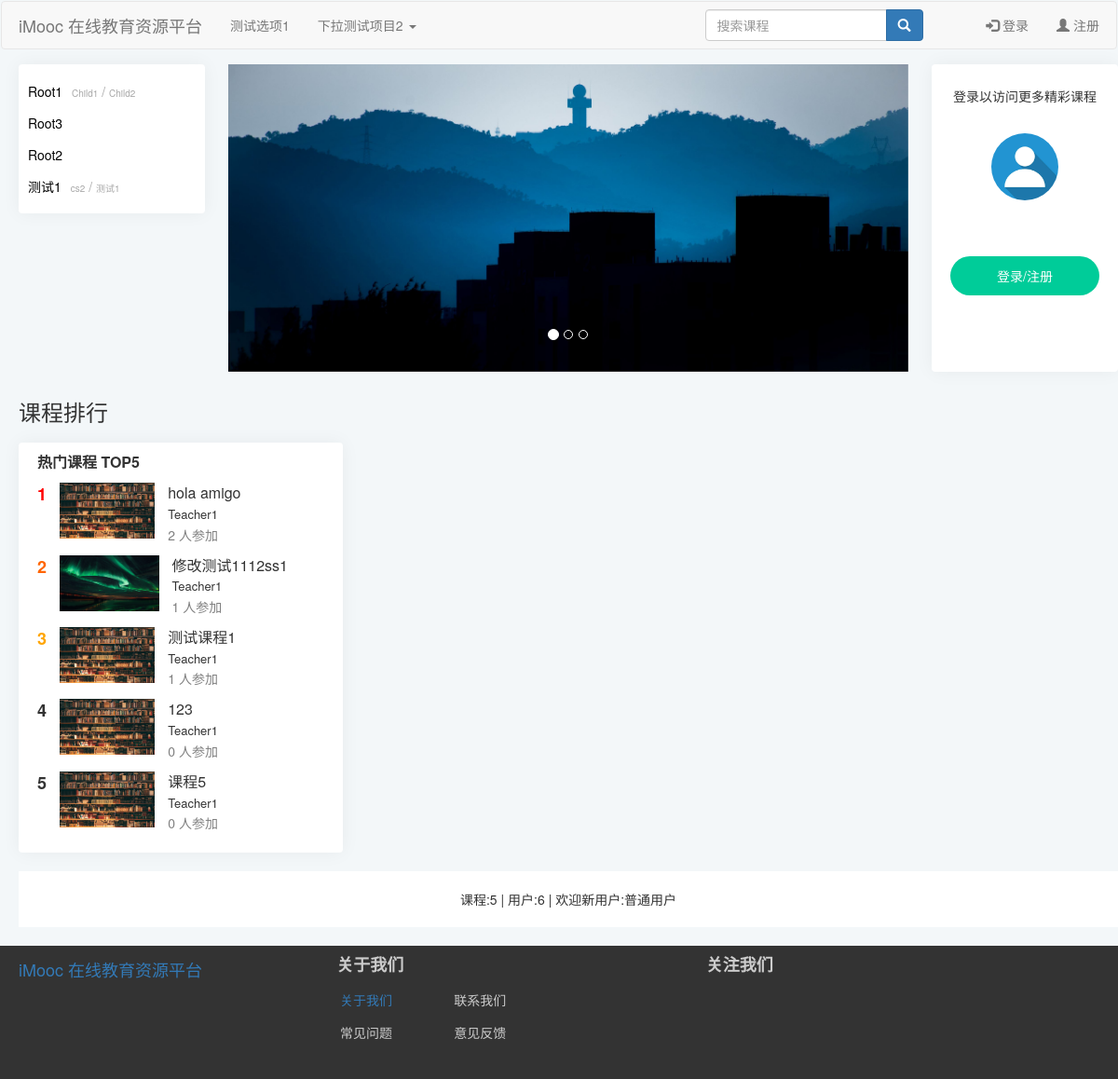
The app's page /, older data.
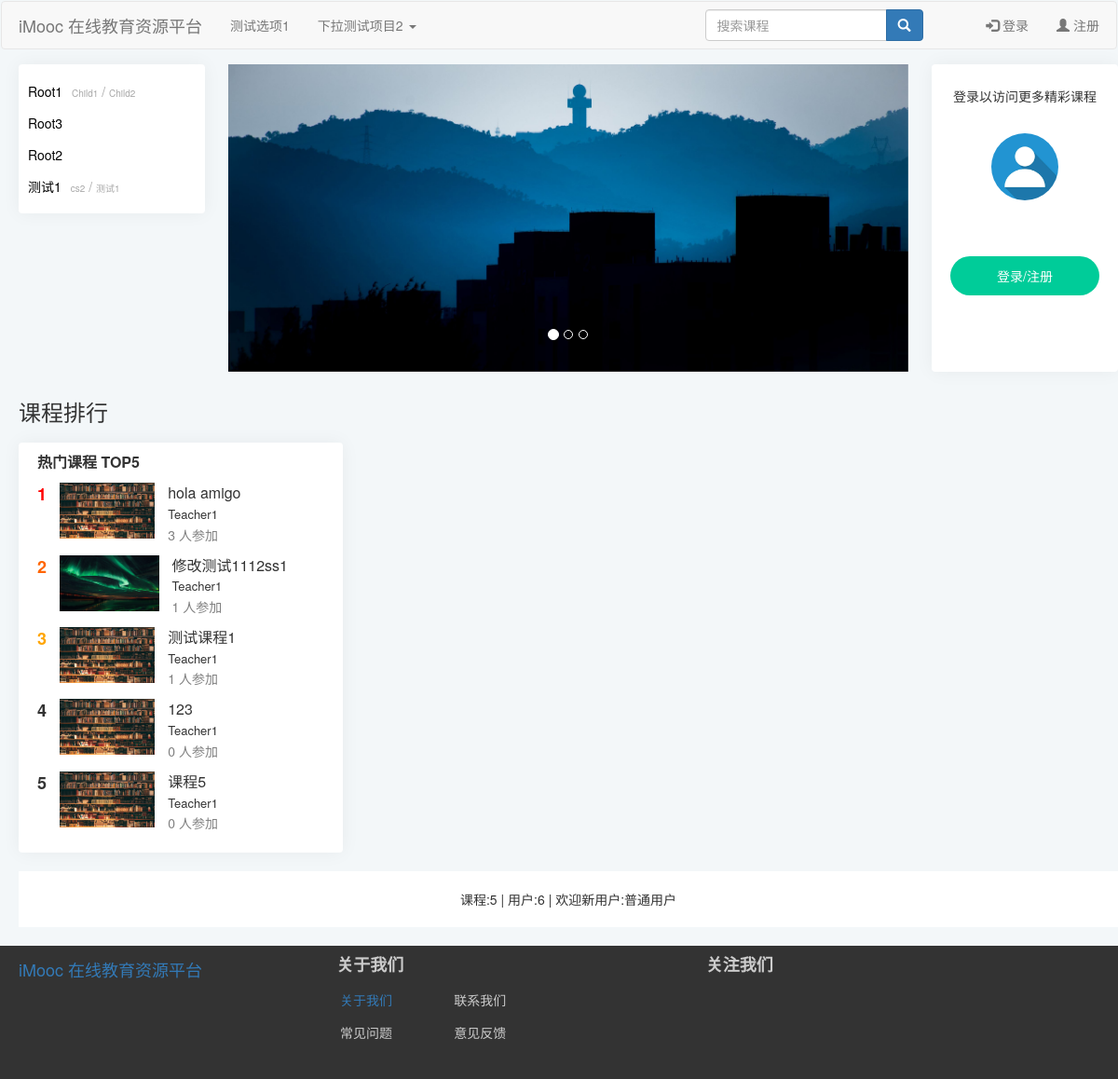
The same page, newer data.
### index/models.py (models this page shows, shortened)
class CourseCategory(models.Model):
    CategoryID = models.AutoField(primary_key=True, verbose_name="分类编号")
    CategoryName = models.CharField(verbose_name="分类名", max_length=64)
    Is_Root = models.BooleanField(verbose_name="根分类", default=True, editable=False)
    DisplayOrder = models.PositiveIntegerField(verbose_name="显示顺序", default=1)
    ParentID = models.ForeignKey(
        "self",
        on_delete=models.CASCADE,
        limit_choices_to={"Is_Root": 1},
        null=True,
        blank=True,
    )
    def __str__(self) -> str:
        return self.CategoryName
    class Meta:
        ordering = ["-CategoryID"]
        verbose_name = "课程分类"
        verbose_name_plural = "课程分类"

class Course(models.Model):
    status = (
        ("1", "未开课"),
        ("2", "已开课"),
        ("3", "已结课"),
    )
    Course_Name = models.CharField(verbose_name="课程名称", max_length=64)
    Course_Teacher = models.ForeignKey(
        "Users",
        on_delete=models.CASCADE,
        limit_choices_to={"access": "teacher"},
        null=True,
        blank=True,
        related_name="teacher",
    )
    Course_Info = models.TextField(verbose_name="课程说明", default="暂未设置")
    Course_Goal = models.TextField(verbose_name="课程目标", default="暂未设置")
    Grade_Requirements = models.TextField(verbose_name="成绩要求", default="暂未设置")
    Reference = models.TextField(verbose_name="参考资料", default="暂未设置")
    QA = models.TextField(verbose_name="常见问题", null=True, blank=True, default="暂未设置")
    Course_Img = models.ImageField(
        verbose_name="课程图片",
        null=True,
        upload_to="Course_Img",
        blank=True,
        default="material/defaultCourseImage.jpg",
    )
    Stu_Count = models.PositiveIntegerField(verbose_name="选课人数", default=0)
    Course_Chapter = models.TextField(
        verbose_name="课程章节",
        null=True,
        blank=True,
        default='[{"title":"New Node","key":"1"}]',
    )
    Course_Category = models.ForeignKey(
        "CourseCategory",
        verbose_name="课程分类",
        on_delete=models.CASCADE,
        limit_choices_to={"Is_Root": 0},
        null=True,
        blank=True,
    )
    View_Count = models.PositiveIntegerField(verbose_name="访问人数", default=0)
    Status = models.CharField(
        verbose_name="课程状态", max_length=16, choices=status, default="1"
    )
    Starting_Time = models.DateTimeField(verbose_name="开课时间", auto_now_add=True)
    Ending_Time = models.DateTimeField(verbose_name="结课时间")
    class Meta:
        ordering = ["-Starting_Time"]
        verbose_name = "课程"
        verbose_name_plural = "课程"

class Users(models.Model):
    gender = (
        ("male", "男"),
        ("female", "女"),
        ("default", "保密"),
    )
    access = (
        ("banned", "封禁用户"),
        ("guest", "访客"),
        ("student", "学生"),
        ("teacher", "教师"),
    )
    profile_picture = models.ImageField(
        verbose_name="头像",
        null=True,
        upload_to="avatar",
        blank=True,
        default="avatar/default-profile-picture.jpg",
    )
    name = models.CharField(
        verbose_name="*用户名", max_length=128, unique=True, null=False
    )  # 昵称
    real_name = models.CharField(
        verbose_name="真实姓名", max_length=64, null=True, blank=True
    )  # 真实姓名
    password = models.CharField(
        verbose_name="*密码", max_length=256, editable=False
    )  # 密码
    email = models.EmailField(verbose_name="*电子邮箱", unique=True)  # 邮箱
    phone_number = models.CharField(
        verbose_name="手机号码", max_length=32, unique=True, null=True, blank=True
    )  # 手机号码
    access = models.CharField(
        verbose_name="*权限等级", max_length=16, choices=access, default="guest"
    )  # 权限级别
    selected_courses = models.ManyToManyField("Course", related_name="students")  # 已选课程
    sex = models.CharField(
        verbose_name="*性别", max_length=32, choices=gender, default="default"
    )  # 性别
    create_time = models.DateTimeField(verbose_name="账号创建时间", auto_now_add=True)  # 创建时间
    is_deleted = models.BooleanField(
        verbose_name="删除标记", default=False, editable=False
    )  # 删除标记
    def __str__(self) -> str:
        return self.name
    class Meta:
        ordering = ["-create_time"]
        verbose_name = "用户"
        verbose_name_plural = "用户"

### index/views.py (the view)
# urls.py: path('',include('index.urls')),
def index(request):
    rootlist, dict = VF.Get_Category()
    (
        userCount,
        newestUser,
        courseCount,
    ) = VF.Get_Website_Info().values()  # locals()以字典形式返回所有局部变量，要用values()取出值，否则获取的为key
    recommendCourses = VF.Get_Recommend_Courses()
    return render(request, "index/indexpage.html", locals())

### index/functions/viewFunction.py (called while the page is built)
def Get_Category(): #获取分类信息
    root = models.CourseCategory.objects.filter(Is_Root=True).order_by('DisplayOrder')
    rootlist=[]
    dict={}
    for i in range(root.count()):
        Child = models.CourseCategory.objects.filter(ParentID=root[i].CategoryID).order_by('DisplayOrder')
        ChildCategory = []
        for j in range(Child.count()):
            ChildCategory.append(str(Child[j]))
        rootlist.append(str(root[i]))
        dict[str(root[i])]=ChildCategory
    return rootlist,dict

def Get_Website_Info(): #获取网站统计数据
    userCount = models.Users.objects.all().count()
    newestUser = models.Users.objects.latest('create_time')
    courseCount = models.Course.objects.all().count()
    return locals() #locals()以字典形式返回所有局部变量

def Get_Recommend_Courses():    #获取课程排行信息
    recommendCourses = models.Course.objects.all().order_by('-Stu_Count')[:5]
    return recommendCourses

### index/templates/index/indexpage.html (shortened to what this page needs)
{% extends 'index/index.html' %}
{% load static %}
{% load threadedcomments_tags %}
    {% block extrastatic %}
    <link rel="stylesheet" type="text/css" href="{% static 'index/css/indexpage.css' %}">
    {% endblock %}
    {% block content %}
    <div class="container">
        <div class="category">
            <div id="category-container">
                {% for root,ChildCategory in dict.items %}
                <div class="content">
                    <a class="header" href="#">{{root}}</a>
                    {% for child in ChildCategory %}
                    <a class="item" href="#">{{child}}</a>
                    {% if not forloop.last %}
                    <p>/</p>
                    {% endif %}
                    {% endfor %}
                </div>
                {% endfor %}
            </div>
        </div>
        <div id="indexCarousel" class="carousel slide" data-ride="carousel">
            <ol class="carousel-indicators">
                <li data-target="#indexCarousel" data-slide-to="0" class="active"></li>
                <li data-target="#indexCarousel" data-slide-to="1"></li>
                <li data-target="#indexCarousel" data-slide-to="2"></li>
            </ol>
            <div class="carousel-inner">
                <div class="item active">
                    <img src="/media/material/AMD04661.jpg" alt="First slide">
                </div>
            </div>
        </div>
        <div class="userInfo">
            <div id="userInfo-container">
                {% if request.session.is_login == True %}
                <div class="avatar">
                    <img class="img-circle img-responsive" src="{{ request.session.avatar }}" width="72" height="72"
                        id="userInfo-avatar" alt="头像">
                </div>
                <div class="username">
                    <p>{{ request.session.user_name }}</p>
                </div>
                {% else %}
                <div class="info1">
                    <p>登录以访问更多精彩课程</p>
                </div>
                <div class="avatar">
                    <img class="img-circle img-responsive" src="/media/avatar/default-profile-picture.jpg" width="72"
                        height="72" id="userInfo-avatar" alt="头像">
                </div>
                <div class="loginRegister">
                    <p>登录/注册</p>
                </div>
                {% endif %}
            </div>
        </div>
    </div>
    <div class="CourseRank Container">
        <div class="CourseRankHeader">
            <h3>
                课程排行
            </h3>
        </div>
        <div class="Most-Popular Container">
            <span class="MPHeader">热门课程 TOP5</span>
            {% for course in recommendCourses %}
            <div class="MPContent">
                <span class="Rank{{forloop.counter}} RankNumber">{{forloop.counter}}</span>
                <img src="{{course.Course_Img.url}}" height="60px" class="courseImage">
                <div class="RankCourseInfo">
                    <p class="courseName">{{course.Course_Name}}</p>
                    <p class="Teacher">{{course.Course_Teacher}}</p>
                    <p class="stuCount">{{course.Stu_Count}} 人参加</p>
                </div>
            </div>
            {% endfor %}
        </div>
    </div>
    <div class="websiteInfo">
        <p>课程:{{courseCount}} | 用户:{{userCount}} | 欢迎新用户:{{newestUser}}</p>
    </div>
    {% endblock %}

### index/templates/index/index.html (shortened to what this page needs)
{% load static %}
<!DOCTYPE html>
<html class="widthauto">
<head>
	<link rel="stylesheet" href="https://cdn.staticfile.org/twitter-bootstrap/3.3.7/css/bootstrap.min.css">
	<link rel="stylesheet" type="text/css" href="{% static 'index/css/index.css' %}">
	{% block extrastatic %}
	{% endblock %}
</head>
<body>
	<div class="navbar head">
		<nav class="navbar navbar-default" role="navigation">
			<div class="container-fluid">
				<div class="navbar-header">
					<a class="navbar-brand" href="/index">iMooc 在线教育资源平台</a>
				</div>
				<div>
					<ul class="nav navbar-nav">
						<li><a href="#">测试选项1</a></li>
						<li class="dropdown">
							<a href="#" class="dropdown-toggle" data-toggle="dropdown">
								下拉测试项目2
								<b class="caret"></b>
							</a>
						</li>
					</ul>
					<div class="nav-right-part">
						<div class="nav-right-search navbar-left" id="nav-right-search">
							<form class="navbar-form" role="form">
								<div class="form-group">
									<div class="input-group">
										<input type="text" class="form-control visible-lg-block visible-md-block"
											placeholder="搜索课程">
										<span class="input-group-btn">
											<button class="btn btn-primary glyphicon glyphicon-search" type="button"
												id="search-btn"></button>
										</span>
									</div>
								</div>
							</form>
						</div>
						<div class="nav-right-login navbar-right" id="nav-right-login">
							{% if request.session.is_login == True %}
							<ul class="nav navbar-nav">
								<li class="dropdown user-dropdown">
									<a href="#" id="user-info" class="dropdown-toggle" data-toggle="dropdown"
										data-hover="dropdown" data-delay="100">
										<span class="user-name">
											{{ request.session.user_name }}
										</span>
										<span class="user-avatar">
											<img class="img-circle img-responsive dropdown"
												src="{{ request.session.avatar }}" alt="" width="35" height="33"
												id="avatar" />
										</span>
									</a>
									<ul class="dropdown-menu" id="user-info-dropdown">
										<li><a href="/setting">设置</a></li>
										<li class="divider"></li>
										<li><a href="/logout/">退出</a></li>
									</ul>
								</li>
							</ul>
							{% else %}
							<ul class="nav navbar-nav">
								<li><a href="/login"><span class="glyphicon glyphicon-log-in"></span> 登录</a></li>
								<li><a href="/register"><span class="glyphicon glyphicon-user"></span> 注册</a></li>
							</ul>
							{% endif %}
						</div>
					</div>
				</div>
			</div>
		</nav>
	</div>
	<div class="container-fluid">
		{% block content %}
		{% endblock %}
	</div>
	<div class="infobar footer">
		<div id="footer">
			<div class="footer-logo">
				<a class="navbar-brand" href="/index">iMooc 在线教育资源平台</a>
			</div>
			<div class="footer-about col-lg-4 col-lg-offset-1">
				<h4 class="col-lg-12"><strong>关于我们</strong></h4>
				<h5 class="col-lg-4"><a href="/aboutus/">&nbsp;关于我们</a></h5>
				<h5 class="col-lg-5">&nbsp;联系我们</h5>
				<h5 class="col-lg-4">&nbsp;常见问题</h5>
				<h5 class="col-lg-5">&nbsp;意见反馈</h5>
			</div>
			<div class="footer-follow col-lg-offset-0 col-lg-2">
				<h4 class="col-lg-12 col-lg-offset-0"><strong>关注我们</strong></h4>
			</div>
		</div>
	</div>
</body>
</html>

### index/static/index/css/index.css (style rules this page uses)
body { background-color: #f3f7f9; }
.container-fluid { margin: 0 auto; width: 1190px; min-width: 1190px; }
.navbar-default { width: auto; }
#nav-right-search { position:relative; left: 280px }
.infobar { position: relative; width: auto; height: 143px; background-color:#333; }
#footer { width: auto; margin: 20px auto; width: 1190px; }
.footer h4 { color: #CCC; }
.footer h5 { color:#CCCCCC; }
#search-btn { position: relative; top: 0px; }

### index/static/index/css/indexpage.css (style rules this page uses)
.container { margin-top:-25px; margin-bottom:30px; margin-left:-15px; min-width:1190px; }
#indexCarousel { position: abs; float: right; right:205px; width: 730px; height: 330px; }
.carousel-inner .item img { width:730px; height: 330px; max-height:330px; }
.category { position: relative; float: left; width: auto; background-color: white; border-radius: 4px; box-shadow: 0 0 20px 0 rgb(12 1 4 / 5%); }
.category .header { margin-right:6px; font-size: 14px; color: black; }
.category .item { font-size: 10px; color: #a7a7a7; }
.category p { color: #a7a7a7; }
.category .content { width: 200px; height: 34px; line-height: 34px; padding: 0px 10px; white-space:nowrap; text-overflow:ellipsis; overflow:hidden; }
.category p { display:initial; }
#category-container { margin:12px 0; }
#userInfo-container { display:flex; flex-flow:column nowrap; align-items:center; position: relative; float: right; width: 200px; height:330px; left:750px; background-color: white; border-radius: 4px; box-shadow: 0 0 20px 0 rgb(12 1 4 / 5%); }
.avatar { position:relative; top:20px; text-align:center }
.info1 { position: relative; text-align: center; margin-top:24px; }
.loginRegister { position: relative; padding: 6px 50px; top:80px; text-align: center; background-color: rgb(0,204,153); cursor: pointer; border-radius:50px; }
.loginRegister p { position:relative; top:5px; color:#fff; }
.websiteInfo { display:flex; flex-flow:column nowrap; background-color: #fff; align-items:center; width:1180px; height:60px; }
.websiteInfo p { position:relative; top:20px; }
.Most-Popular { background-color:white; width:30%; margin:20px 0; padding:10px; border-radius: 4px; box-shadow: 0 0 20px 0 rgb(12 1 4 / 5%); }
.MPHeader { font-size:medium; font-weight:600; margin:10px; }
.MPContent { margin:10px; cursor: pointer; }
.RankNumber { font-size:large; font-weight:700; vertical-align:top; margin-right:10px; }
.Rank1 { color:red; }
.Rank2 { color:rgb(255,101,0); }
.Rank3 { color:orange; }
.RankCourseInfo { display:inline-grid; position:relative; vertical-align:top; margin-left:10px; }
.RankCourseInfo p { margin-bottom:2px; }
.courseName { font-size:medium; }
.Teacher { font-size:small; }
.stuCount { color:gray; }

Row changes from the older to the newer data that the page shows:
changed Course "hola amigo": Stu_Count "2" → "3"
